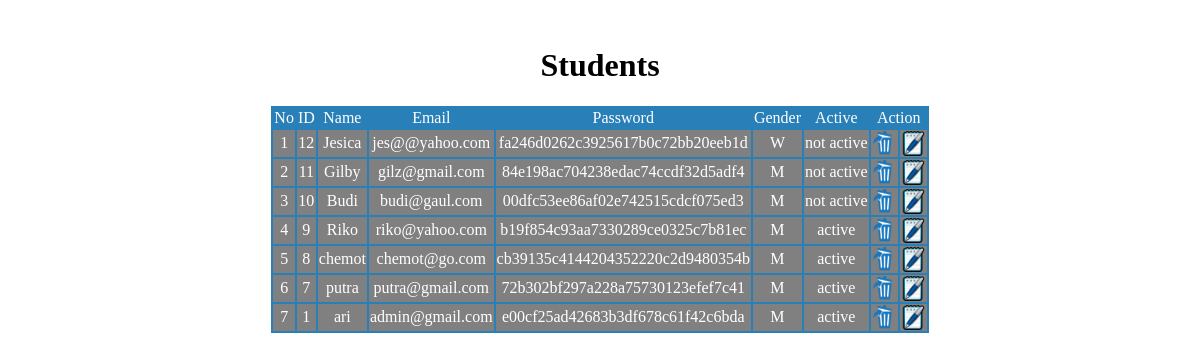
Page /students/viewstudents.php on the committed database.
### tables this page shows
CREATE TABLE IF NOT EXISTS `students` (
  `id_students` int(10) NOT NULL AUTO_INCREMENT,
  `name` varchar(25) NOT NULL,
  `email` varchar(50) NOT NULL,
  `password` varchar(50) NOT NULL,
  `gender` varchar(1) NOT NULL,
  `active` varchar(10) NOT NULL,
  PRIMARY KEY (`id_students`)
);

### students/viewstudents.php (the view, shortened to what this page needs)
<?php
$sql=mysql_query("select * from students order by id_students desc");
?>
<center>
<link rel="stylesheet" href="../css/button.css">
<br>
<h1>Students</h1>
<table border=0 align=center bgcolor="#2980B9">
<tr>
	<td align=center><font color="white">No</td>
	<td align=center><font color="white">ID</td>
	<td align=center><font color="white">Name</td>
	<td align=center><font color="white">Email</td>
	<td align=center><font color="white">Password</td>
	<td align=center><font color="white">Gender</td>
	<td align=center><font color="white">Active</td>
	<td colspan=2 align=center><font color="white">Action</td>
</tr>
<?php
$no=1;
while($hasil=mysql_fetch_array($sql)){
?>
<tr>
	<td  bgcolor="gray" align=center><font color="white"><?php echo $no; ?></td>
	<td  bgcolor="gray" align=center><font color="white"><?php echo $hasil[0]; ?></td>
	<td  bgcolor="gray" align=center><font color="white"><?php echo $hasil[1]; ?></td>
	<td  bgcolor="gray" align=center><font color="white"><?php echo $hasil[2]; ?></td>
	<td  bgcolor="gray" align=center><font color="white"><?php echo $hasil[3]; ?></td>
	<td  bgcolor="gray" align=center><font color="white"><?php echo $hasil[4]; ?></td>
	<td  bgcolor="gray" align=center><font color="white"><?php echo $hasil[5]; ?></td>
	<td  bgcolor="gray"><center><font color="white"><a href="deletestudents.php?id=<?php echo $hasil[0] ?>" title="Delete"><img src="../images/hapus.png" width=25 height=25></a></td>
	<td  bgcolor="gray"><center><font color="white"><a href="editstudents.php?id=<?php echo $hasil[0] ?>" title="Edit"><img src="../images/edit.png" width=25 height=25></a></td>
</tr>
<?php
$no++;
}
?>
</table>

### rows in the picture
students: id_students "12", name "Jesica", email "jes@@yahoo.com", password "fa246d0262c3925617b0c72bb20eeb1d", gender "W", active "not active"
students: id_students "11", name "Gilby", email "gilz@gmail.com", password "84e198ac704238edac74ccdf32d5adf4", gender "M", active "not active"
students: id_students "10", name "Budi", email "budi@gaul.com", password "00dfc53ee86af02e742515cdcf075ed3", gender "M", active "not active"
students: id_students "9", name "Riko", email "riko@yahoo.com", password "b19f854c93aa7330289ce0325c7b81ec", gender "M", active "active"
students: id_students "8", name "chemot", email "chemot@go.com", password "cb39135c4144204352220c2d9480354b", gender "M", active "active"
students: id_students "7", name "putra", email "putra@gmail.com", password "72b302bf297a228a75730123efef7c41", gender "M", active "active"
students: id_students "1", name "ari", email "admin@gmail.com", password "e00cf25ad42683b3df678c61f42c6bda", gender "M", active "active"
